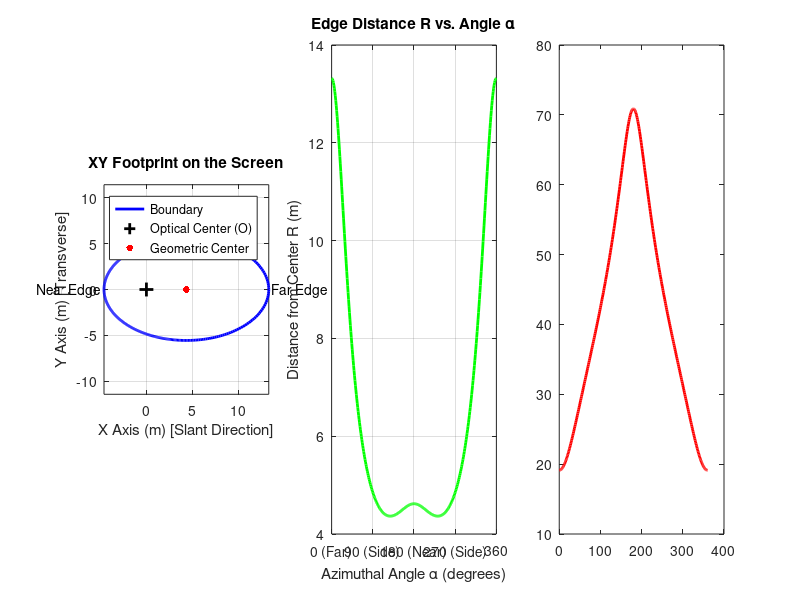

The MATLAB source for this figure: (Note: this script raises an error after producing the figure.)
function custom_light_cone_projection
    % custom_light_cone_projection.m
    % Calculates the projection of a light cone onto a slanted screen.
    
    clc; clear; close all;

    % ==========================================
    % 1. Custom Input Parameters
    % ==========================================
    L0_target = 10;         % Point-to-point distance L0 (meters)
    theta0_deg = 45;        % Grazing angle of the central axis (degrees)
    Omega = 0.63;           % Solid angle of the light cone (steradians)
    
    % ==========================================
    % 2. Geometry Conversions
    % ==========================================
    phi = acos(1 - Omega / (2*pi)); % Calculate cone half-angle
    theta0 = deg2rad(theta0_deg);
    
    fprintf('=== Input Parameters ===\n');
    fprintf('Distance to center L0 = %.2f m\n', L0_target);
    fprintf('Grazing angle theta_0 = %.2f deg\n', theta0_deg);
    fprintf('Cone half-angle phi = %.2f deg\n\n', rad2deg(phi));
    
    if theta0 <= phi
        error('Grazing angle is smaller than the cone half-angle. The projection is not a closed ellipse!');
    end

    % ==========================================
    % 3. Core Calculations
    % ==========================================
    alpha_deg = linspace(0, 360, 361); % Azimuthal angle on the screen
    alpha = deg2rad(alpha_deg);
    
    % Solve the quadratic equation A*R^2 + B*R + C = 0 for the edge distance R
    A = (cos(alpha).^2) .* (cos(theta0)^2) - cos(phi)^2;
    B = 2 * L0_target .* cos(alpha) .* cos(theta0) .* (sin(phi)^2);
    C = L0_target^2 * sin(phi)^2;
    
    % Extract the positive root for the edge distance
    R = (-B - sqrt(B.^2 - 4.*A.*C)) ./ (2.*A);
    
    % Calculate XY physical projection coordinates (Origin is at the optical center O)
    X = R .* cos(alpha);
    Y = R .* sin(alpha);
    
    % Calculate the incidence angle (psi) at each edge point
    H_source = L0_target * sin(theta0); % Vertical height of the source relative to the screen
    % Slant distance D from source to edge point
    D = sqrt(R.^2 + L0_target^2 + 2 .* R .* L0_target .* cos(alpha) .* cos(theta0));
    psi_deg = rad2deg(asin(H_source ./ D));

    % ==========================================
    % 4. Console Outputs (Macroscopic Parameters)
    % ==========================================
    idx_far = 1;     % 0 degrees: Far end
    idx_near = 181;  % 180 degrees: Near end
    idx_side = 91;   % 90 degrees: Side
    
    fprintf('=== Point-Specific Results ===\n');
    fprintf('[Far End]  Distance R: %.3f m, Incidence Angle: %.2f deg\n', R(idx_far), psi_deg(idx_far));
    fprintf('[Near End] Distance R: %.3f m, Incidence Angle: %.2f deg\n', R(idx_near), psi_deg(idx_near));
    fprintf('[Side Edge] Distance R: %.3f m, Incidence Angle: %.2f deg\n', R(idx_side), psi_deg(idx_side));
    
    % Calculate true geometric center and axes of the ellipse
    center_x = (X(idx_far) + X(idx_near)) / 2;
    length_major = X(idx_far) - X(idx_near);
    length_minor = max(Y) * 2;
    
    fprintf('\n=== Macroscopic Footprint ===\n');
    fprintf('Total Major Axis Length (X-direction): %.3f m\n', length_major);
    fprintf('Total Minor Axis Length (Y-direction): %.3f m\n', length_minor);
    fprintf('Geometric Center Offset (X-shift): %.3f m\n', center_x);

    % ==========================================
    % 5. Visualization
    % ==========================================
    figure('Color', 'w', 'Position', [100, 100, 1400, 450]);
    
    % --- Subplot 1: XY Physical Footprint ---
    subplot(1, 3, 1);
    plot(X, Y, 'b-', 'LineWidth', 2); hold on;
    plot(0, 0, 'k+', 'MarkerSize', 10, 'LineWidth', 2); % Optical Center O
    plot(center_x, 0, 'r.', 'MarkerSize', 15);          % Geometric Center
    
    text(X(idx_far), 0, ' Far Edge', 'VerticalAlignment', 'middle');
    text(X(idx_near), 0, 'Near Edge ', 'HorizontalAlignment', 'right');
    
    grid on; axis equal;
    xlabel('X Axis (m) [Slant Direction]'); 
    ylabel('Y Axis (m) [Transverse]');
    title('XY Footprint on the Screen');
    legend('Boundary', 'Optical Center (O)', 'Geometric Center', 'Location', 'best');
    
    % --- Subplot 2: Edge Distance R vs Alpha ---
    subplot(1, 3, 2);
    plot(alpha_deg, R, 'g-', 'LineWidth', 2);
    
    grid on;
    xlabel('Azimuthal Angle \alpha (degrees)');
    ylabel('Distance from Center R (m)');
    title('Edge Distance R vs. Angle \alpha');
    xlim([0 360]);
    xticks(0:90:360);
    xticklabels({'0 (Far)', '90 (Side)', '180 (Near)', '270 (Side)', '360'});
    
    % --- Subplot 3: Incidence Angle Psi vs Alpha ---
    subplot(1, 3, 3);
    plot(alpha_deg, psi_deg, 'r-', 'LineWidth', 2); hold on;
    yline(theta0_deg, 'k:', 'Reference Grazing Angle \theta_0');
    
    grid on;
    xlabel('Azimuthal Angle \alpha (degrees)');
    ylabel('Incidence Angle \psi (degrees)');
    title('Incidence Angle vs. Angle \alpha');
    xlim([0 360]);
    xticks(0:90:360);
    xticklabels({'0 (Far)', '90 (Side)', '180 (Near)', '270 (Side)', '360'});
end
